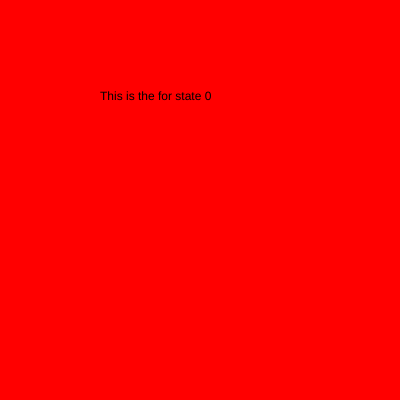
Frame 1 (no input)
Frame 60 (no input): identical to frame 1, image omitted
Frame 120 (the mouse pressed at the canvas centre since frame 60): identical to frame 1, image omitted

The p5.js sketch that drew this single still picture (run headless with seeded random() and noise() and a simulated clock; from frame 60 on, the mouse is pressed at the canvas centre):

// p5.js sketch
// ── sketch.js
let state = 0; //For state
let timer = 0; //For the timer

function setup() {
  createCanvas(400, 400);
}

function draw() {
  background(220);

  switch(state){

    case 0://This is
      background("red");
      text("This is the for state 0",100,100)
      break;

      case 1://This is
      background("yellow");
      text("This is the for state 1",100,100)
      break;

      case 2://This is
      background("blue");
      text("This is the for state 2",100,100)
      break;

         case 3://This is
      background("orange");
      text("This is the for state 3",100,100)
      break;

         case 4://This is
      background("pink");
      text("This is the for state 4",100,100)
      fill(random(100));
        for (var j = 0 ; j <= width ; j+=20) {
    for(var i =0; i <= width; i +=20){
      rect(i,j,5,15);
    }
  }
      break;

}
    timer++;
  if (timer > 5 * 60 ){
    timer =0;

    state++;
    if(state > 4){
      state = 0;
    }
  }




}

function mouseReleased(){
  state= state +1;

  if (state >4){
    state = 0;
  }
}
